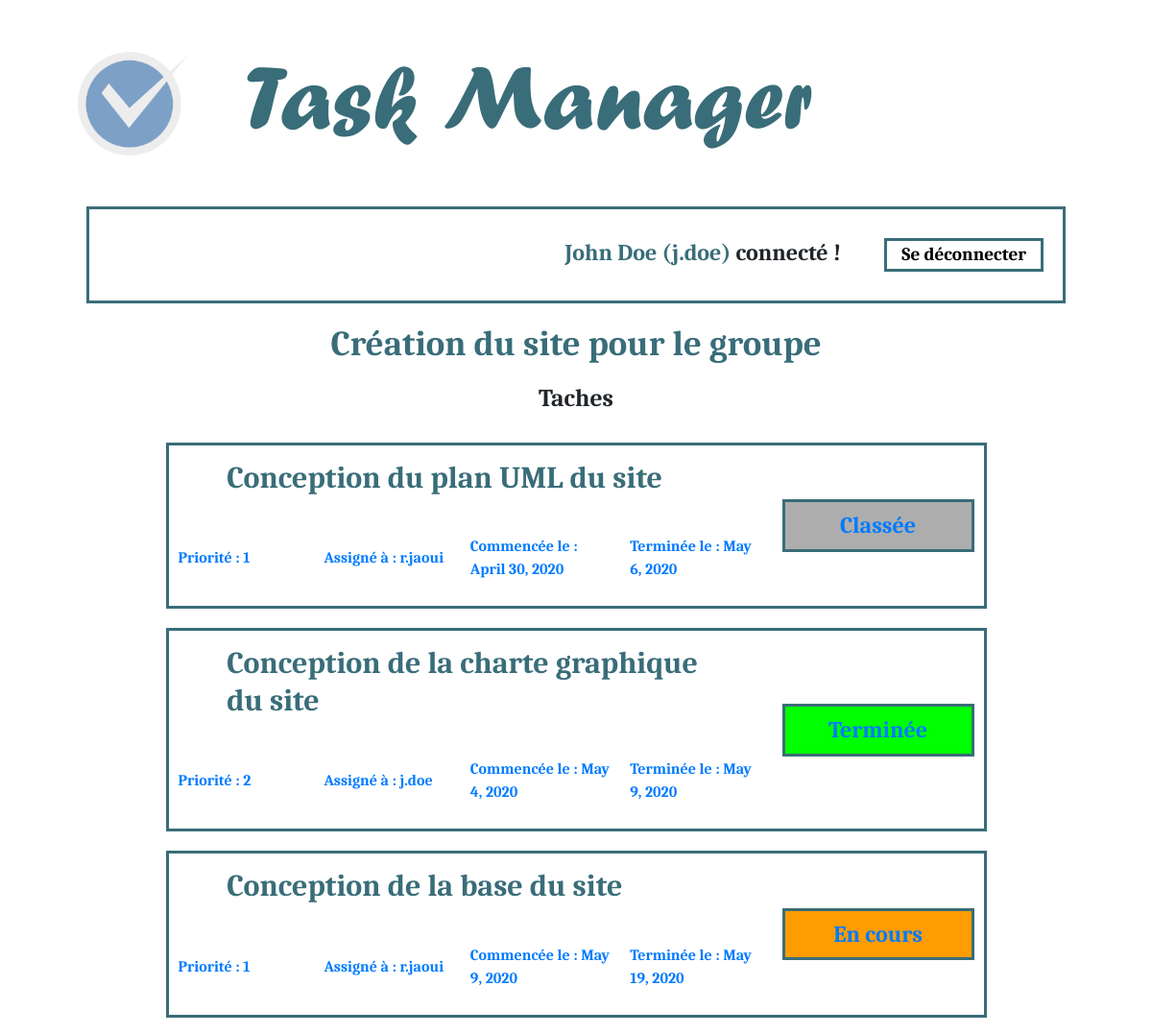
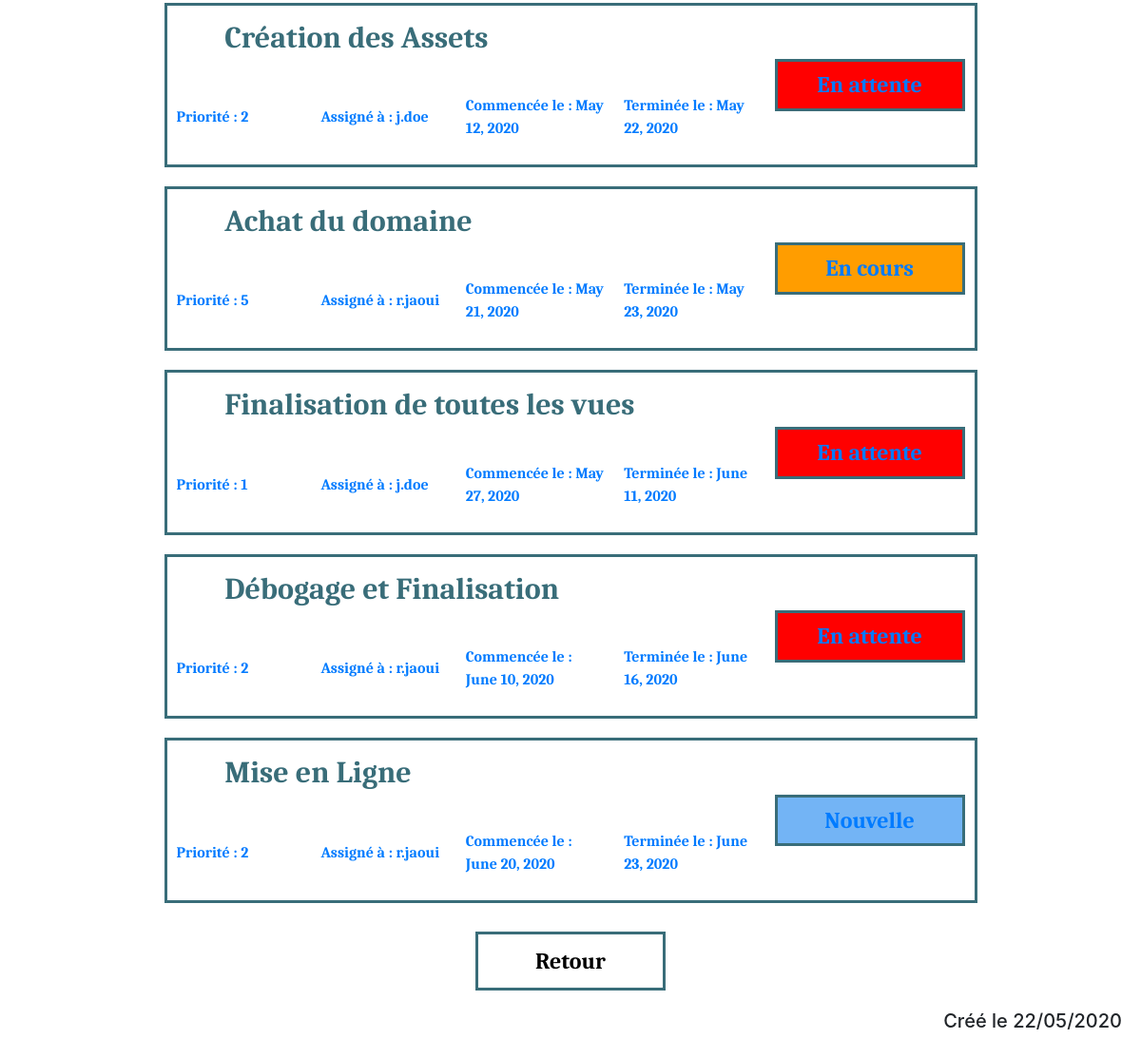
The app's page /manager/projet/2 (signed in) with its own data (2 pictures, top to bottom).
### taskmanager/models.py (models this page shows, shortened)
class Projet(models.Model):
    nom = models.CharField(max_length=100)
    class Meta:
        verbose_name = "projet"

class Tache(models.Model):
    titre = models.CharField(max_length=100)
    description = models.TextField()
    start = models.DateField(default=timezone.now)
    end = models.DateField(default=timezone.now)
    priority = models.IntegerField(default=1)
    assigned = models.ForeignKey(User, on_delete=models.CASCADE)
    status = models.ForeignKey('Statut', on_delete=models.CASCADE)
    projet = models.ForeignKey('Projet', on_delete=models.CASCADE)
    class Meta:
        verbose_name = "tache"

class Statut(models.Model):
    nom = models.CharField(max_length=50)
    couleur = models.CharField(max_length=50)
    class Meta:
        verbose_name = "statut"

### taskmanager/views.py (the view)
# urls.py: path('projet/<int:id>', projet, name = "Projet"),
def projet(request, id):
    connected = request.user.is_authenticated
    name = ""
    username = ""
    projet = None
    taches = None
    if connected:
        name = request.user.first_name + " " + request.user.last_name
        username = request.user.username
        if request.user.has_perm('taskmanager.view_projet') and request.user.has_perm('taskmanager.view_tache'):
            projet = Projet.objects.get(id=id)
            taches = Tache.objects.filter(projet = projet)
        else:
            return redirect(denied)
    else:
        return redirect(connect)
    return render(request, 'taskmanager/projet.html', locals())

### templates/taskmanager/projet.html (shortened to what this page needs)
{% extends "base.html" %}
{% load static %}
{% block css %}<link rel="stylesheet" href="{% static 'css/taskmanager/projet.css' %} ">{% endblock %}
{% block contenu %}
    <h3>{{ projet.nom }}</h3>
    <h4 id="subtitle">Taches</h4>
    <ul id="content">
        {% for tache in taches %}
            <li>
                <a href="{% url "Tache" tache.id %}">
                    <table>
                        <tr>
                           <td colspan="4" >
                               <h2>{{ tache.titre }}</h2>
                           </td>
                           <td rowspan="2" >
                               <div class="stat">
                                    <h4 class="size-stat" style="background-color:{{ tache.status.couleur }};" >{{ tache.status.nom }}</h4>
                               </div>
                           </td>
                        </tr>
                        <tr>
                           <td class="mini">
                                <p>Priorité : {{ tache.priority }}</p>
                           </td>
                           <td class="mini">
                                <p>Assigné à : {{ tache.assigned }}</p>
                           </td>
                           <td class="mini">
                                <p>Commencée le : {{ tache.start }}</p>
                           </td>
                           <td class="mini">
                                <p>Terminée le : {{ tache.end }}</p>
                           </td>
                        </tr>
                    </table>
                </a>
            </li>
        {% endfor %}
    </ul>
    <a id="ret" href="{% url "Projets" %}"><p>Retour</p></a>
{% endblock %}

### templates/base.html (shortened to what this page needs)
<!DOCTYPE html>
<html lang="en">
<head>
    {% load static %}
    <link rel="stylesheet" href="https://maxcdn.bootstrapcdn.com/bootstrap/4.5.0/css/bootstrap.min.css">
    <link rel="stylesheet" href="{% static 'css/base.css' %} ">
    {% block css %}{% endblock %}
</head>
<body>
    <div class="center per-90">
        <table id="full">
            <tr>
                <td id = "icon-cont">
                    <img src="{% static "images/icon.png" %}" alt="logo" id="icon"/>
                </td>
                <td>
                    <h1 id = "title">Task Manager</h1>
                </td>
            </tr>
        </table>
    </div>
    <div class="center bloc-85">
        {% if connected %}
            <h4 class="regular"><span>{{ name }} ({{ username }})</span> connecté ! <a href="{% url "Deconnexion" %}"><button id="disconnect">Se déconnecter</button></a></h4>
        {% else %}
            <h4 class="regular">Non connecté...</h4>
        {% endif %}
    </div>
    <div id="content" class="regular">
        {% block contenu %}{% endblock %}
    </div>
    <h5>Créé le 22/05/2020</h5>
</body>
</html>

### static/css/base.css (style rules this page uses)
.regular { font-family: 'Caladea'; }
h1 { width: 85%; margin: auto; padding: 5px; padding-bottom: 15px; font-size: 600%; color: #396d79; font-family: 'Forte'; }
h2 { width: 85%; margin: auto; padding: 5px; padding-bottom: 20px; font-size: 150%; border-bottom: solid 3px #396d79; }
h3 { color: #396d79; width: 85%; margin: auto; font-size: 230%; text-align: center; }
h4 { font-size: 150%; text-align: right; margin-top: 10px; margin-bottom: 10px; }
#disconnect { font-size: 80%; background-color: transparent; border: solid 3px #396d79; padding: 3px 15px; margin-left: 40px; }
h5 { text-align: right; padding: 20px; }
#icon { width: 100%; height: 100%; float:left; }
#title { margin: 30px; font-size: 600%; color: #396d79; font-family: 'Forte'; text-align: left; }
.bloc-85 { padding: 20px; width: 85%; border: solid 3px #396d79; margin: 15px; }
.per-90 { width: 90%; }
.center { margin: auto }
#full { width: 100%; }
#icon-cont { width: 150px; height: 150px; }
span { color: #396d79; }

### static/css/taskmanager/projet.css (style rules this page uses)
h2 { border: solid 0 black; color: #396d79; padding-right: 20px; font-size: 200%; }
h3 { margin-top: 20px; margin-bottom: 20px; }
#subtitle { text-align: center; font-size: 160%; }
#content table { width: 75%; margin: 20px auto; border: solid 3px #396d79; }
td { padding: 10px; }
.mini { width: 25%; }
.stat { width: 200px; }
.size-stat { padding: 10px; text-align: center; border: solid 3px #396d79; }
ul { margin:30px; padding:0px; list-style: none; }
#ret { text-decoration:none; }
#ret p { font-size: 150%; text-decoration:none; padding: 10px; margin: auto; margin-top: 20px; text-align: center; color: black; background-color: transparent; border: solid 3px #396d79; width: 200px; }

### records on screen
Projet: nom "Création du site pour le groupe"
Tache: titre "Conception du plan UML du site", status.nom "Classée", priority "1", assigned "r.jaoui", start "April 30, 2020", end "May 6, 2020"
Tache: titre "Conception de la charte graphique du site", status.nom "Terminée", priority "2", assigned "j.doe", start "May 4, 2020", end "May 9, 2020"
Tache: titre "Conception de la base du site", status.nom "En cours", priority "1", assigned "r.jaoui", start "May 9, 2020", end "May 19, 2020"
Tache: titre "Création des Assets", status.nom "En attente", priority "2", assigned "j.doe", start "May 12, 2020", end "May 22, 2020"
Tache: titre "Achat du domaine", status.nom "En cours", priority "5", assigned "r.jaoui", start "May 21, 2020", end "May 23, 2020"
Tache: titre "Finalisation de toutes les vues", status.nom "En attente", priority "1", assigned "j.doe", start "May 27, 2020", end "June 11, 2020"
Tache: titre "Débogage et Finalisation", status.nom "En attente", priority "2", assigned "r.jaoui", start "June 10, 2020", end "June 16, 2020"
Tache: titre "Mise en Ligne", status.nom "Nouvelle", priority "2", assigned "r.jaoui", start "June 20, 2020", end "June 23, 2020"

### other values on screen
{{ name }} "John Doe"
{{ username }} "j.doe"
